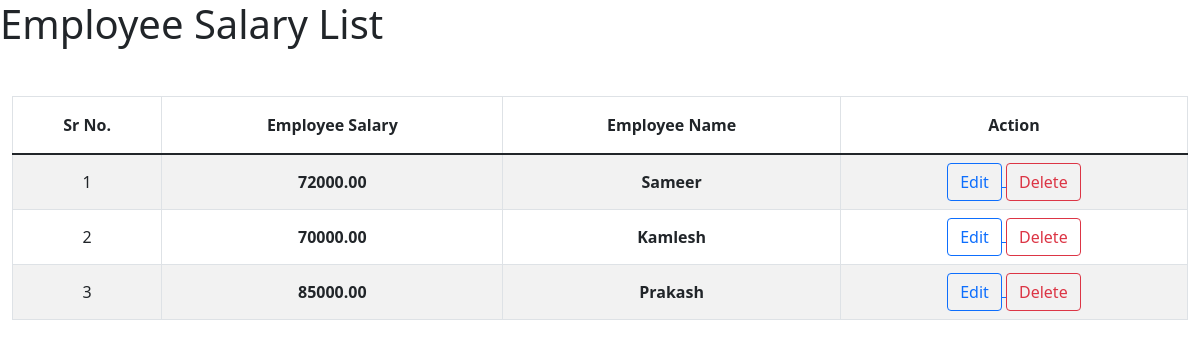
/app/employee-salary/, run on an earlier commit of the app's database.
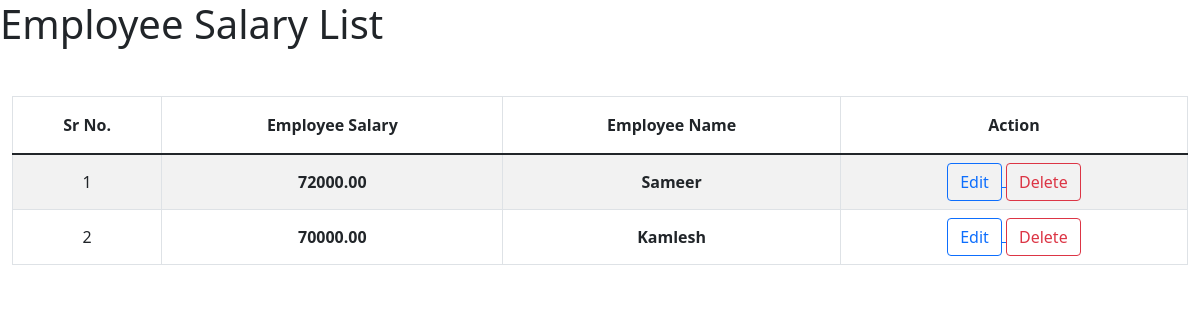
And on a later commit of the database.
### employeeapp/models.py (models this page shows, shortened)
class Salary(models.Model):
    employee = models.OneToOneField(Employee, on_delete=models.CASCADE, related_name='salary')
    salary = models.DecimalField(max_digits=10, decimal_places=2)

class Employee(models.Model):
    name  = models.CharField(max_length=100)
    email = models.EmailField(unique = True)
    mobile = models.CharField(max_length=10, validators=[check_mobile_digit])
    department = models.ForeignKey(Department, on_delete=models.CASCADE)

### app/views.py (the view)
# urls.py: path('employee-salary/', views.employee_salary, name="employee-salary"),
def employee_salary(request):
    saleries = Salary.objects.all()
    context = {'saleries' :saleries}
    return render(request, 'employee_salary.html', context)

### app/templates/employee_salary.html (shortened to what this page needs)
<!doctype html>
<html lang="en">
  <head>
    <link href="https://cdn.jsdelivr.net/npm/bootstrap@5.1.3/dist/css/bootstrap.min.css" rel="stylesheet">
  </head>
  <body>
    <h1>Employee Salary List</h1>
    <div class="container-fluid mt-5">
        <table class="table table-striped table-hover table-bordered text-center align-middle">
            <thead>
                <tr>
                    <th class="py-3">Sr No.</th>
                    <th class="py-3">Employee Salary</th>
                    <th class="py-3">Employee Name</th>
                    <th class="py-3">Action</th>
                </tr>
            </thead>
            <tbody>
                {% for salerie in saleries %}
                <tr>
                    <td>{{forloop.counter}}</td>
                    <td class="fw-bold">{{salerie.salary}}</td>
                    <td class="fw-bold">{{salerie.employee.name}}</td>
                    <td>
                        <a href="{% url 'edit-salary'  salerie.pk %}">
                            <button class="btn btn-outline-primary">Edit</button>
                        </a>
                        <a href="{% url 'delete-salary'  salerie.pk%}">
                            <button class="btn btn-outline-danger">Delete</button>
                        </a>
                    </td>
                </tr>
                {% endfor %}
            </tbody>
        </table>
    </div>
  </body>
</html>

What changed in the data, as far as the page shows it:
removed Salary: salary "85000.00", employee.name "Prakash"
